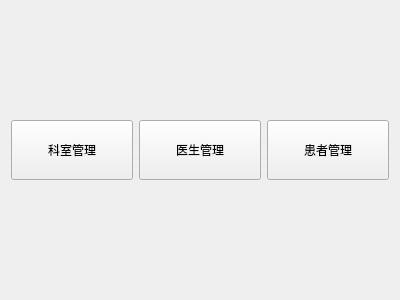
<?xml version="1.0" encoding="UTF-8"?>
<ui version="4.0">
 <class>WelcomeView</class>
 <widget class="QWidget" name="WelcomeView">
  <property name="geometry">
   <rect>
    <x>0</x>
    <y>0</y>
    <width>400</width>
    <height>300</height>
   </rect>
  </property>
  <property name="windowTitle">
   <string>欢迎</string>
  </property>
  <layout class="QVBoxLayout" name="verticalLayout">
   <item>
    <spacer name="verticalSpacer">
     <property name="orientation">
      <enum>Qt::Orientation::Vertical</enum>
     </property>
     <property name="sizeHint" stdset="0">
      <size>
       <width>20</width>
       <height>106</height>
      </size>
     </property>
    </spacer>
   </item>
   <item>
    <layout class="QHBoxLayout" name="horizontalLayout">
     <item>
      <widget class="QPushButton" name="pushButton">
       <property name="minimumSize">
        <size>
         <width>60</width>
         <height>60</height>
        </size>
       </property>
       <property name="text">
        <string>科室管理</string>
       </property>
      </widget>
     </item>
     <item>
      <widget class="QPushButton" name="pushButton_2">
       <property name="minimumSize">
        <size>
         <width>60</width>
         <height>60</height>
        </size>
       </property>
       <property name="text">
        <string>医生管理</string>
       </property>
      </widget>
     </item>
     <item>
      <widget class="QPushButton" name="pushButton_3">
       <property name="minimumSize">
        <size>
         <width>60</width>
         <height>60</height>
        </size>
       </property>
       <property name="text">
        <string>患者管理</string>
       </property>
      </widget>
     </item>
    </layout>
   </item>
   <item>
    <spacer name="verticalSpacer_2">
     <property name="orientation">
      <enum>Qt::Orientation::Vertical</enum>
     </property>
     <property name="sizeHint" stdset="0">
      <size>
       <width>20</width>
       <height>106</height>
      </size>
     </property>
    </spacer>
   </item>
  </layout>
 </widget>
 <resources/>
 <connections/>
</ui>
